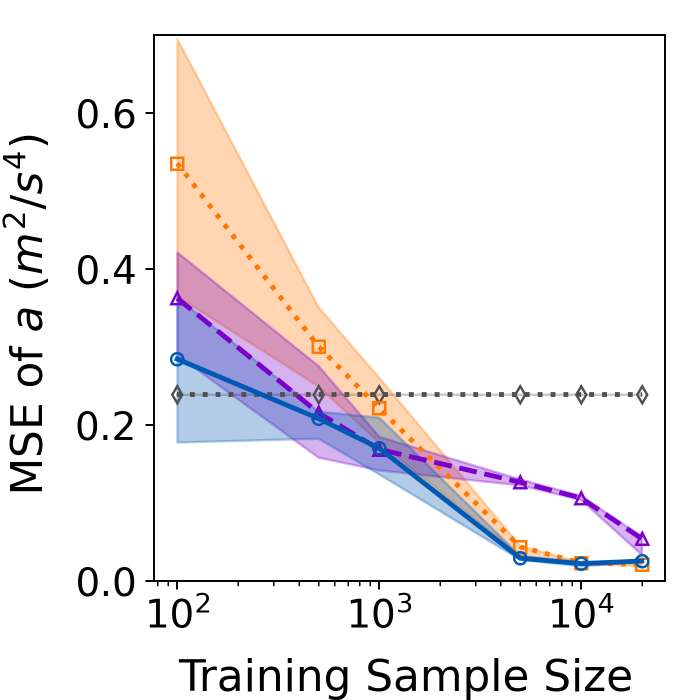
#> input picture results_new/r0_one-step a.png, 1400 x 1400 px (shown at 1/2 size)
$ python 'Form large picture Fig36.py'
#> lines starting #> are read from the running program, lines starting #| are printed output that depends on the picture
from PIL import Image, ImageDraw, ImageFont

r_num = 0

# 创建一个空白的图像，用于拼接
img_width = 1400
img_height = 1400
img = Image.new('RGB', (img_width*4+80, img_height*3+220), (255, 255, 255))
#> img: PIL image 5680x4420 RGB; every value is 255

# 贴图
h = 185
img.paste(Image.open(f"r{r_num}_one-step a.png"), (20, h))
img.paste(Image.open(f"r{r_num}_one-step v.png"), (20+img_width, h))
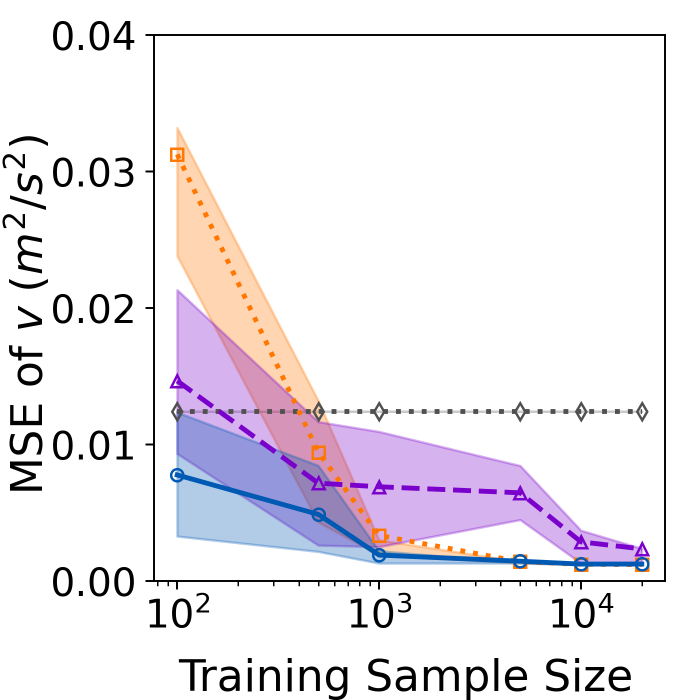
#> input picture results_new/r0_one-step v.png, 1400 x 1400 px (shown at 1/2 size)
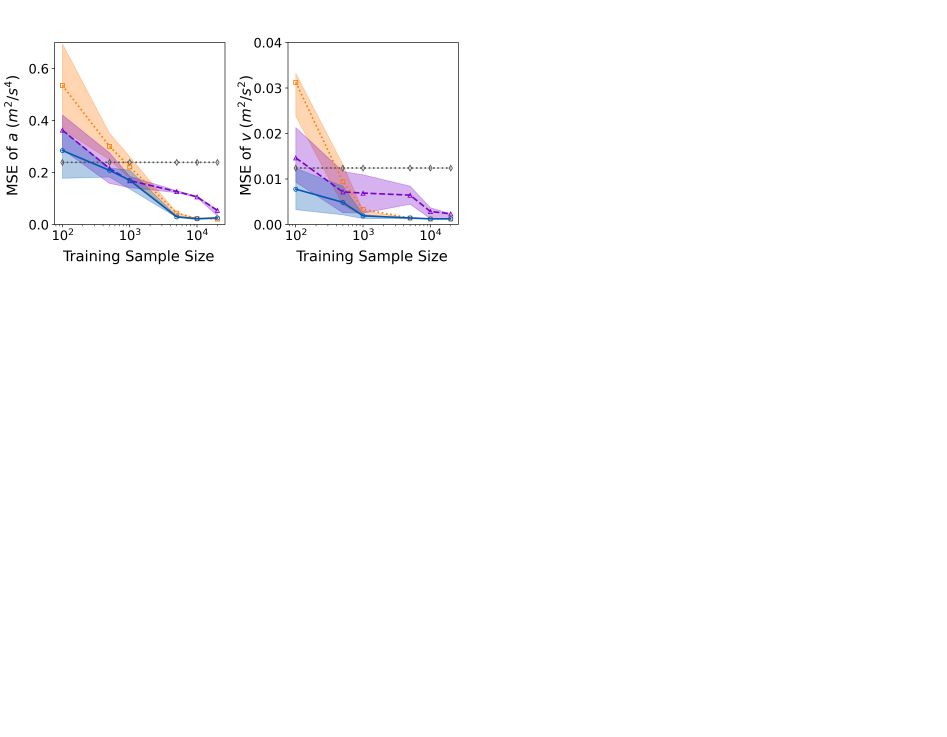
#> img: PIL image 5680x4420 RGB (shown at 1/6 size); mean R, G, B 252.5, 251.9, 252.5
img.paste(Image.open(f"r{r_num}_multi-step a.png"), (20+img_width*2+60, h))
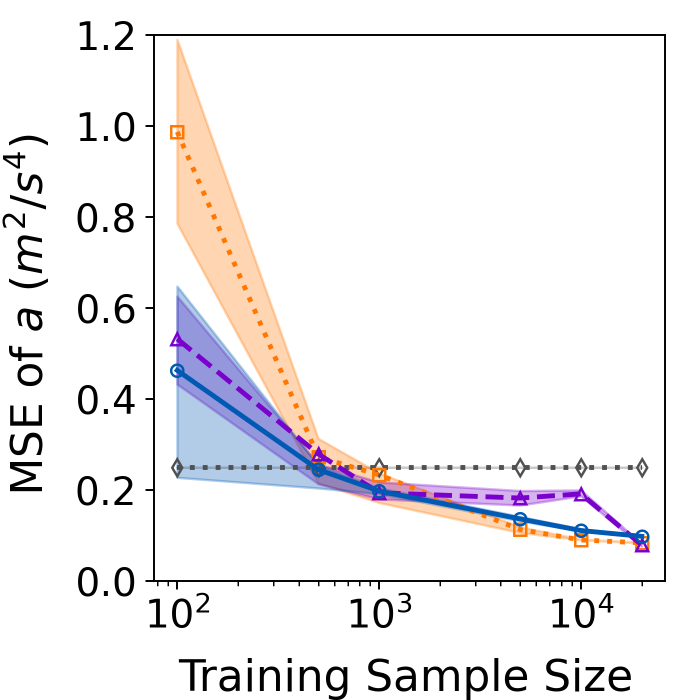
#> input picture results_new/r0_multi-step a.png, 1400 x 1400 px (shown at 1/2 size)
img.paste(Image.open(f"r{r_num}_multi-step v.png"), (20+img_width*3+60, h))
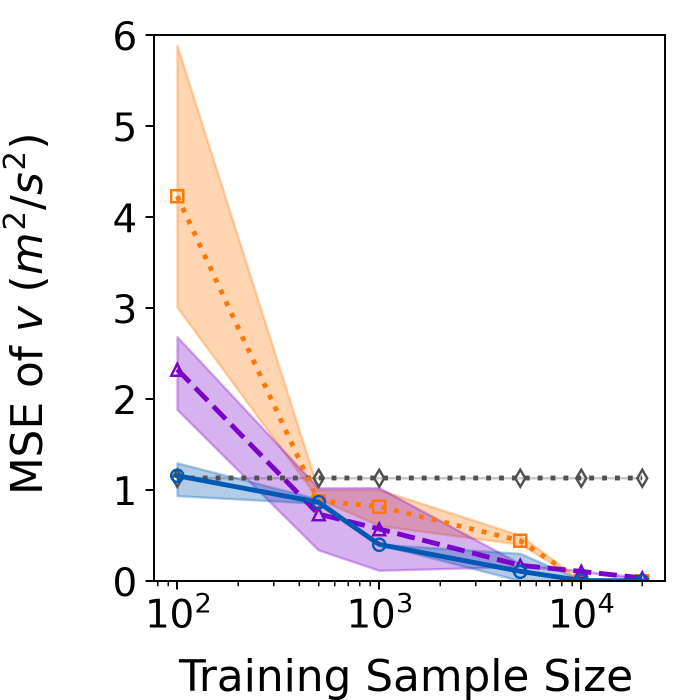
#> input picture results_new/r0_multi-step v.png, 1400 x 1400 px (shown at 1/2 size)
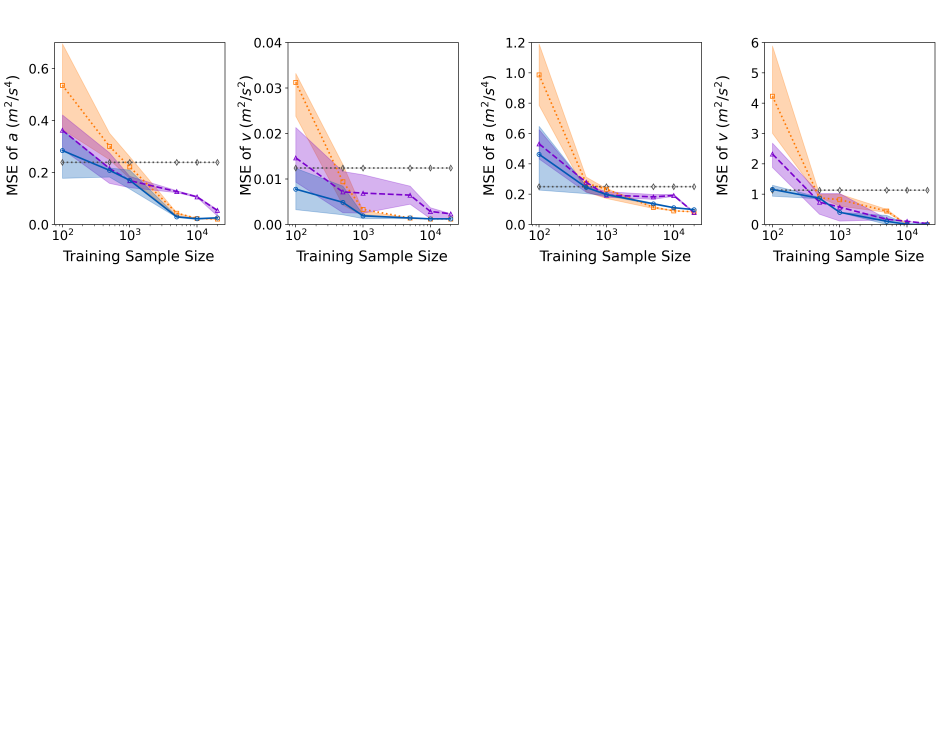
#> img: PIL image 5680x4420 RGB (shown at 1/6 size); mean R, G, B 250.5, 249.5, 250.3

h = 520 + img_height
img.paste(Image.open(f"../results/r{r_num}_500 Convergence Rate.png"), (20, h))
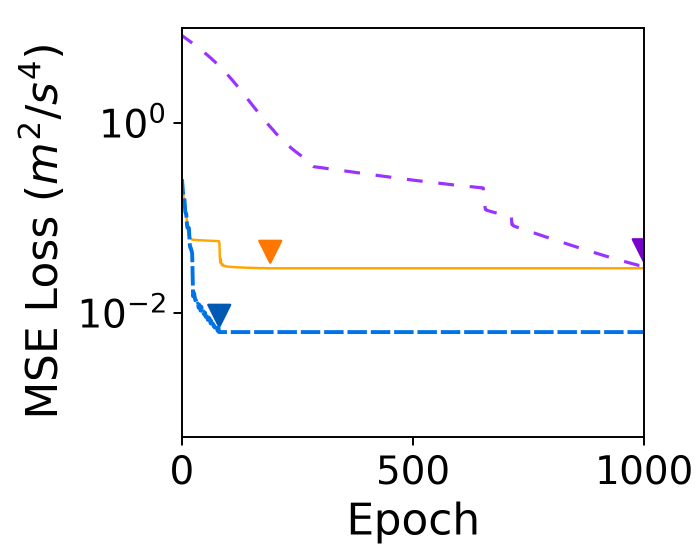
#> input picture results/r0_500 Convergence Rate.png, 1400 x 1120 px (shown at 1/2 size)
img.paste(Image.open(f"../results/r{r_num}_1000 Convergence Rate.png"), (20+img_width+20, h))
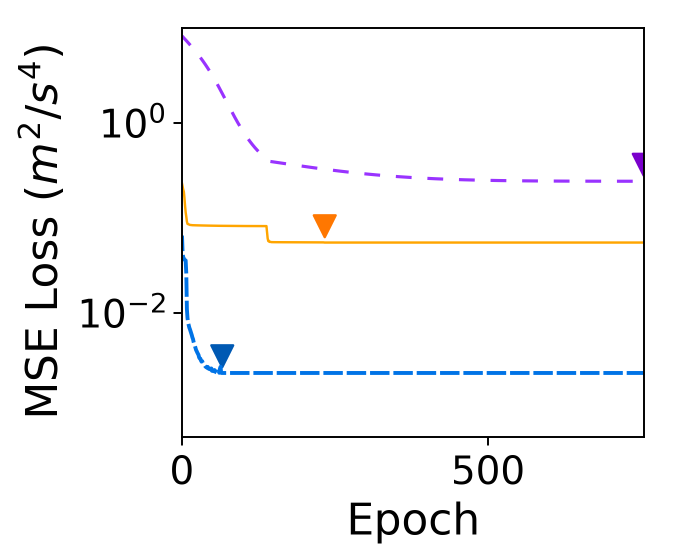
#> input picture results/r0_1000 Convergence Rate.png, 1400 x 1120 px (shown at 1/2 size)
#> (the run stopped early here; a loop or call above may not have finished)
